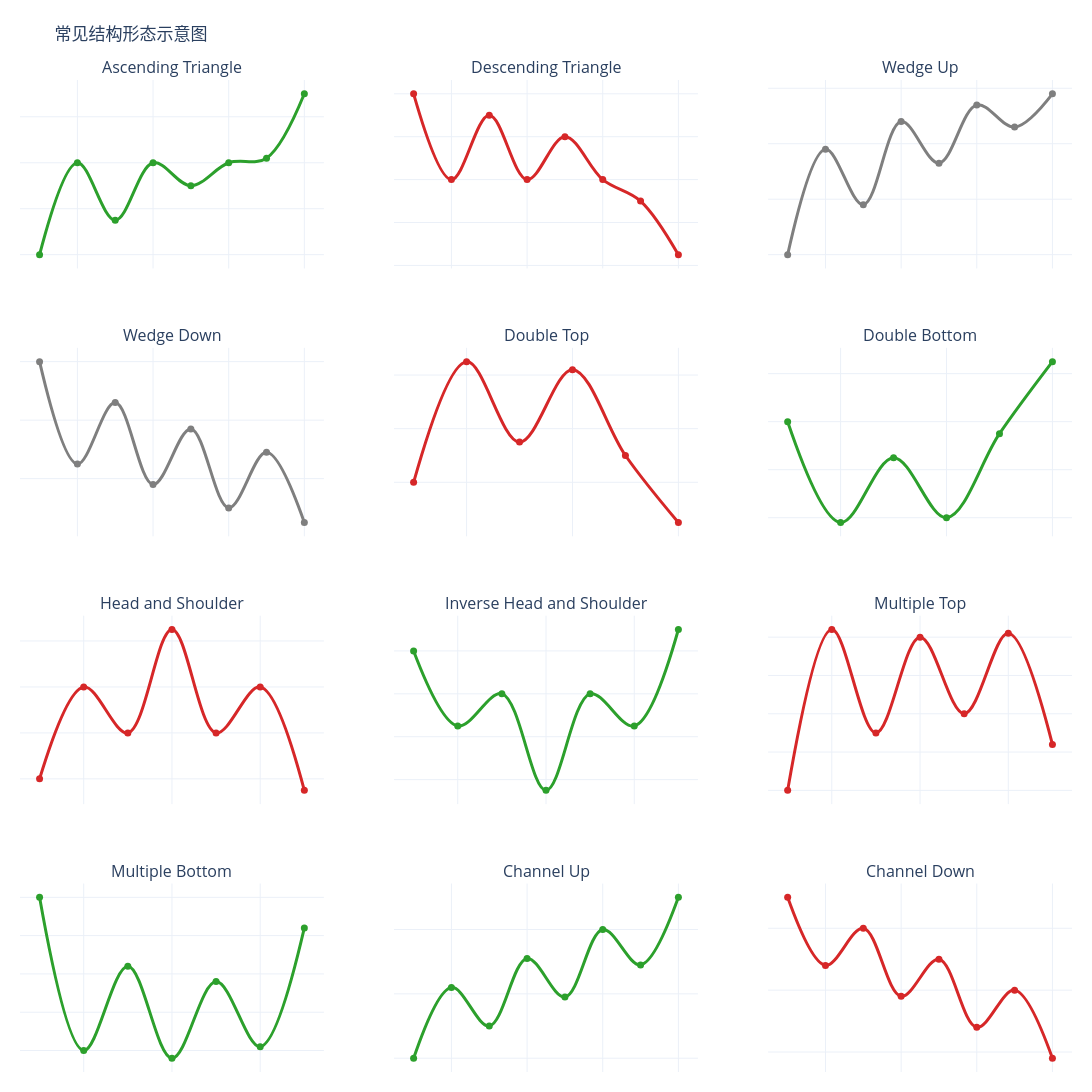

Notebook cell for this chart:
### Markdown cell above
## 1. 结构形态

这些形态对应 guide 里的字符串列，比如 `triangle_pattern`、`wedge_pattern`、`double_pattern`、`head_shoulder_pattern`、`multiple_top_bottom_pattern`、`channel_pattern`。

这里用“模拟拐点路径”强调形状本身，方便先记住轮廓。注意：`Wedge Up` 和 `Wedge Down` 更依赖上下文，它们更像收敛结构，不建议脱离动量或趋势指标单独解读。

### Code cell
# 这里用模拟拐点序列强调“形状”，不追求真实行情噪声
structure_patterns = [
    {'column': 'triangle_pattern', 'value': 'Ascending Triangle', 'meaning': '高点平台、低点逐步抬高', 'intuition': '偏多', 'points': [100, 104, 101.5, 104, 103, 104, 104.2, 107]},
    {'column': 'triangle_pattern', 'value': 'Descending Triangle', 'meaning': '低点平台、高点逐步下移', 'intuition': '偏空', 'points': [104, 100, 103, 100, 102, 100, 99, 96.5]},
    {'column': 'wedge_pattern', 'value': 'Wedge Up', 'meaning': '高低点都上移，但波动逐步收敛', 'intuition': '观察', 'points': [100, 103.8, 101.8, 104.8, 103.3, 105.4, 104.6, 105.8]},
    {'column': 'wedge_pattern', 'value': 'Wedge Down', 'meaning': '高低点都下移，但波动逐步收敛', 'intuition': '观察', 'points': [106, 102.5, 104.6, 101.8, 103.7, 101.0, 102.9, 100.5]},
    {'column': 'double_pattern', 'value': 'Double Top', 'meaning': '两次上冲高位失败', 'intuition': '偏空', 'points': [100, 104.5, 101.5, 104.2, 101.0, 98.5]},
    {'column': 'double_pattern', 'value': 'Double Bottom', 'meaning': '两次下探低位后企稳', 'intuition': '偏多', 'points': [104, 99.8, 102.5, 100.0, 103.5, 106.5]},
    {'column': 'head_shoulder_pattern', 'value': 'Head and Shoulder', 'meaning': '头部高于两侧肩部', 'intuition': '偏空', 'points': [100, 104, 102, 106.5, 102, 104, 99.5]},
    {'column': 'head_shoulder_pattern', 'value': 'Inverse Head and Shoulder', 'meaning': '中间低点低于两侧肩部', 'intuition': '偏多', 'points': [106, 102.5, 104, 99.5, 104, 102.5, 107]},
    {'column': 'multiple_top_bottom_pattern', 'value': 'Multiple Top', 'meaning': '多次上冲阻力位失败', 'intuition': '偏空', 'points': [100, 104.2, 101.5, 104.0, 102.0, 104.1, 101.2]},
    {'column': 'multiple_top_bottom_pattern', 'value': 'Multiple Bottom', 'meaning': '多次下探支撑位后企稳', 'intuition': '偏多', 'points': [104, 100.0, 102.2, 99.8, 101.8, 100.1, 103.2]},
    {'column': 'channel_pattern', 'value': 'Channel Up', 'meaning': '价格在向上通道中运行', 'intuition': '偏多', 'points': [100, 102.2, 101.0, 103.1, 101.9, 104.0, 102.9, 105.0]},
    {'column': 'channel_pattern', 'value': 'Channel Down', 'meaning': '价格在向下通道中运行', 'intuition': '偏空', 'points': [105, 102.8, 104.0, 101.8, 103.0, 100.8, 102.0, 99.8]},
]

structure_table = pd.DataFrame([
    {
        '列名': item['column'],
        '取值': item['value'],
        '大致含义': item['meaning'],
        '常见直觉': item['intuition'],
        'score_value_map 示例': f"{{'{item['column']}': '{item['value']}'}}",
    }
    for item in structure_patterns
])

display(structure_table)

fig = make_subplots(
    rows=4,
    cols=3,
    subplot_titles=[item['value'] for item in structure_patterns],
    vertical_spacing=0.08,
)

for idx, item in enumerate(structure_patterns):
    row, col = subplot_position(idx, cols=3)
    x = list(range(1, len(item['points']) + 1))
    fig.add_trace(
        go.Scatter(
            x=x,
            y=item['points'],
            mode='lines+markers',
            line={'color': bias_color(item['intuition']), 'width': 3, 'shape': 'spline'},
            marker={'size': 7},
            showlegend=False,
        ),
        row=row,
        col=col,
    )
    fig.update_xaxes(showticklabels=False, row=row, col=col)
    fig.update_yaxes(showticklabels=False, row=row, col=col)

fig.update_layout(
    title='常见结构形态示意图',
    template='plotly_white',
    height=1100,
    width=1100,
    margin={'t': 80, 'l': 20, 'r': 20, 'b': 20},
)
fig.show()

### Figure 1 — Plotly figure (JSON) as saved in the notebook; plotly's stock layout.template omitted (floating-point values rounded to 4 significant figures)
{"data": [{"line": {"color": "#2ca02c", "shape": "spline", "width": 3}, "marker": {"size": 7}, "mode": "lines+markers", "showlegend": false, "type": "scatter", "x": [1, 2, 3, 4, 5, 6, 7, 8], "xaxis": "x", "y": [100, 104, 101.5, 104, 103, 104, 104.2, 107], "yaxis": "y"}, {"line": {"color": "#d62728", "shape": "spline", "width": 3}, "marker": {"size": 7}, "mode": "lines+markers", "showlegend": false, "type": "scatter", "x": [1, 2, 3, 4, 5, 6, 7, 8], "xaxis": "x2", "y": [104, 100, 103, 100, 102, 100, 99, 96.5], "yaxis": "y2"}, {"line": {"color": "#7f7f7f", "shape": "spline", "width": 3}, "marker": {"size": 7}, "mode": "lines+markers", "showlegend": false, "type": "scatter", "x": [1, 2, 3, 4, 5, 6, 7, 8], "xaxis": "x3", "y": [100, 103.8, 101.8, 104.8, 103.3, 105.4, 104.6, 105.8], "yaxis": "y3"}, {"line": {"color": "#7f7f7f", "shape": "spline", "width": 3}, "marker": {"size": 7}, "mode": "lines+markers", "showlegend": false, "type": "scatter", "x": [1, 2, 3, 4, 5, 6, 7, 8], "xaxis": "x4", "y": [106, 102.5, 104.6, 101.8, 103.7, 101, 102.9, 100.5], "yaxis": "y4"}, {"line": {"color": "#d62728", "shape": "spline", "width": 3}, "marker": {"size": 7}, "mode": "lines+markers", "showlegend": false, "type": "scatter", "x": [1, 2, 3, 4, 5, 6], "xaxis": "x5", "y": [100, 104.5, 101.5, 104.2, 101, 98.5], "yaxis": "y5"}, {"line": {"color": "#2ca02c", "shape": "spline", "width": 3}, "marker": {"size": 7}, "mode": "lines+markers", "showlegend": false, "type": "scatter", "x": [1, 2, 3, 4, 5, 6], "xaxis": "x6", "y": [104, 99.8, 102.5, 100, 103.5, 106.5], "yaxis": "y6"}, {"line": {"color": "#d62728", "shape": "spline", "width": 3}, "marker": {"size": 7}, "mode": "lines+markers", "showlegend": false, "type": "scatter", "x": [1, 2, 3, 4, 5, 6, 7], "xaxis": "x7", "y": [100, 104, 102, 106.5, 102, 104, 99.5], "yaxis": "y7"}, {"line": {"color": "#2ca02c", "shape": "spline", "width": 3}, "marker": {"size": 7}, "mode": "lines+markers", "showlegend": false, "type": "scatter", "x": [1, 2, 3, 4, 5, 6, 7], "xaxis": "x8", "y": [106, 102.5, 104, 99.5, 104, 102.5, 107], "yaxis": "y8"}, {"line": {"color": "#d62728", "shape": "spline", "width": 3}, "marker": {"size": 7}, "mode": "lines+markers", "showlegend": false, "type": "scatter", "x": [1, 2, 3, 4, 5, 6, 7], "xaxis": "x9", "y": [100, 104.2, 101.5, 104, 102, 104.1, 101.2], "yaxis": "y9"}, {"line": {"color": "#2ca02c", "shape": "spline", "width": 3}, "marker": {"size": 7}, "mode": "lines+markers", "showlegend": false, "type": "scatter", "x": [1, 2, 3, 4, 5, 6, 7], "xaxis": "x10", "y": [104, 100, 102.2, 99.8, 101.8, 100.1, 103.2], "yaxis": "y10"}, {"line": {"color": "#2ca02c", "shape": "spline", "width": 3}, "marker": {"size": 7}, "mode": "lines+markers", "showlegend": false, "type": "scatter", "x": [1, 2, 3, 4, 5, 6, 7, 8], "xaxis": "x11", "y": [100, 102.2, 101, 103.1, 101.9, 104, 102.9, 105], "yaxis": "y11"}, {"line": {"color": "#d62728", "shape": "spline", "width": 3}, "marker": {"size": 7}, "mode": "lines+markers", "showlegend": false, "type": "scatter", "x": [1, 2, 3, 4, 5, 6, 7, 8], "xaxis": "x12", "y": [105, 102.8, 104, 101.8, 103, 100.8, 102, 99.8], "yaxis": "y12"}], "layout": {"annotations": [{"font": {"size": 16}, "showarrow": false, "text": "Ascending Triangle", "x": 0.1444, "xanchor": "center", "xref": "paper", "y": 1, "yanchor": "bottom", "yref": "paper"}, {"font": {"size": 16}, "showarrow": false, "text": "Descending Triangle", "x": 0.5, "xanchor": "center", "xref": "paper", "y": 1, "yanchor": "bottom", "yref": "paper"}, {"font": {"size": 16}, "showarrow": false, "text": "Wedge Up", "x": 0.8556, "xanchor": "center", "xref": "paper", "y": 1, "yanchor": "bottom", "yref": "paper"}, {"font": {"size": 16}, "showarrow": false, "text": "Wedge Down", "x": 0.1444, "xanchor": "center", "xref": "paper", "y": 0.73, "yanchor": "bottom", "yref": "paper"}, {"font": {"size": 16}, "showarrow": false, "text": "Double Top", "x": 0.5, "xanchor": "center", "xref": "paper", "y": 0.73, "yanchor": "bottom", "yref": "paper"}, {"font": {"size": 16}, "showarrow": false, "text": "Double Bottom", "x": 0.8556, "xanchor": "center", "xref": "paper", "y": 0.73, "yanchor": "bottom", "yref": "paper"}, {"font": {"size": 16}, "showarrow": false, "text": "Head and Shoulder", "x": 0.1444, "xanchor": "center", "xref": "paper", "y": 0.46, "yanchor": "bottom", "yref": "paper"}, {"font": {"size": 16}, "showarrow": false, "text": "Inverse Head and Shoulder", "x": 0.5, "xanchor": "center", "xref": "paper", "y": 0.46, "yanchor": "bottom", "yref": "paper"}, {"font": {"size": 16}, "showarrow": false, "text": "Multiple Top", "x": 0.8556, "xanchor": "center", "xref": "paper", "y": 0.46, "yanchor": "bottom", "yref": "paper"}, {"font": {"size": 16}, "showarrow": false, "text": "Multiple Bottom", "x": 0.1444, "xanchor": "center", "xref": "paper", "y": 0.19, "yanchor": "bottom", "yref": "paper"}, {"font": {"size": 16}, "showarrow": false, "text": "Channel Up", "x": 0.5, "xanchor": "center", "xref": "paper", "y": 0.19, "yanchor": "bottom", "yref": "paper"}, {"font": {"size": 16}, "showarrow": false, "text": "Channel Down", "x": 0.8556, "xanchor": "center", "xref": "paper", "y": 0.19, "yanchor": "bottom", "yref": "paper"}], "height": 1100, "margin": {"b": 20, "l": 20, "r": 20, "t": 80}, "title": {"text": "常见结构形态示意图"}, "width": 1100, "xaxis": {"anchor": "y", "domain": [0, 0.2889], "showticklabels": false}, "xaxis10": {"anchor": "y10", "domain": [0, 0.2889], "showticklabels": false}, "xaxis11": {"anchor": "y11", "domain": [0.3556, 0.6444], "showticklabels": false}, "xaxis12": {"anchor": "y12", "domain": [0.7111, 1], "showticklabels": false}, "xaxis2": {"anchor": "y2", "domain": [0.3556, 0.6444], "showticklabels": false}, "xaxis3": {"anchor": "y3", "domain": [0.7111, 1], "showticklabels": false}, "xaxis4": {"anchor": "y4", "domain": [0, 0.2889], "showticklabels": false}, "xaxis5": {"anchor": "y5", "domain": [0.3556, 0.6444], "showticklabels": false}, "xaxis6": {"anchor": "y6", "domain": [0.7111, 1], "showticklabels": false}, "xaxis7": {"anchor": "y7", "domain": [0, 0.2889], "showticklabels": false}, "xaxis8": {"anchor": "y8", "domain": [0.3556, 0.6444], "showticklabels": false}, "xaxis9": {"anchor": "y9", "domain": [0.7111, 1], "showticklabels": false}, "yaxis": {"anchor": "x", "domain": [0.81, 1], "showticklabels": false}, "yaxis10": {"anchor": "x10", "domain": [0, 0.19], "showticklabels": false}, "yaxis11": {"anchor": "x11", "domain": [0, 0.19], "showticklabels": false}, "yaxis12": {"anchor": "x12", "domain": [0, 0.19], "showticklabels": false}, "yaxis2": {"anchor": "x2", "domain": [0.81, 1], "showticklabels": false}, "yaxis3": {"anchor": "x3", "domain": [0.81, 1], "showticklabels": false}, "yaxis4": {"anchor": "x4", "domain": [0.54, 0.73], "showticklabels": false}, "yaxis5": {"anchor": "x5", "domain": [0.54, 0.73], "showticklabels": false}, "yaxis6": {"anchor": "x6", "domain": [0.54, 0.73], "showticklabels": false}, "yaxis7": {"anchor": "x7", "domain": [0.27, 0.46], "showticklabels": false}, "yaxis8": {"anchor": "x8", "domain": [0.27, 0.46], "showticklabels": false}, "yaxis9": {"anchor": "x9", "domain": [0.27, 0.46], "showticklabels": false}}}
